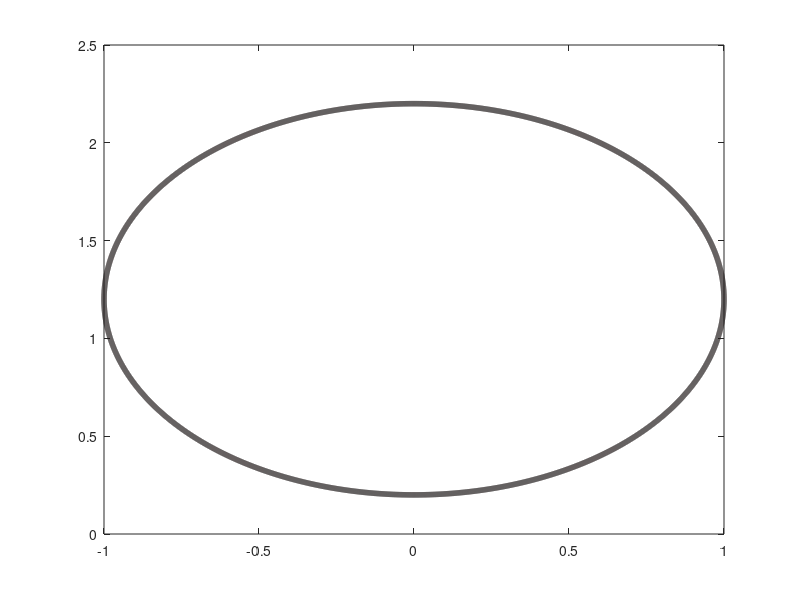

MATLAB code to generate this figure: (Note: this script raises an error after producing the figure.)

close all; clear all;
addpath(fullfile(pwd, "..", "simulation_code"));
curr = pwd;
p = fullfile(pwd, "..", "D50Quant100", "rho1000sigma7220nu98muair0", "RhoS1000SigmaS7220", "R0350mm", "ImpDefCornerAng180U39", "N=20tol=5.00e-05"); % uigetdir();
cd(p);

saving = true;
% global errored
% errored = ~isfile('z.mat');
% try
% 
%     load('ProblemConditions.mat'); NN = N;
%     disp("Starting impact panel for the following parameters:");
%     fprintf("Re = %g\n", Re);
%     fprintf("We = %g\n", We);
%     fprintf("Fr = %g\n", Fr);
%     fprintf("U0 = %g cm/s\n", U0);
% catch
%     load('U0.mat');
%     load('Fr.mat');
%     disp("Couldn't find Problem Conditions");
% end
% load_vars('vz.mat'); Vo = abs(vz(1));
% 
% 
% try
%     load_vars('etas.mat');
%     etaMatPer = etas;
% catch
%     files = dir(fullfile(pwd, "etaMatPer*.mat"));
%     N = length(files);
%     etaAux = [];
%     for i = 1:N
%         load_vars(files(i).name);
%         etaAux = [etaAux, etaMatPer];
%     end
%     etaMatPer = etaAux;
% end
% load_vars('z.mat')
% load_vars('etaOri.mat')
% load_vars('tvec.mat')
% 
% load_vars('oscillation_amplitudes.mat');
% load_vars('pressure_amplitudes.mat');
% load_vars('numl.mat');
% Rv = zeros(1, size(oscillation_amplitudes, 2));
% for ii = 1:size(oscillation_amplitudes, 2)
%     Rv(ii) = zs_from_spherical(pi, oscillation_amplitudes(:, ii));
% end
% 
% %%
% 
% cd ..
% try
%     load('Ro.mat','Ro')%Sphere's radius in CGS
% catch
%     cd ..
%     load('Ro.mat','Ro')
% end
% cd ..
% load('rhoS.mat','rhoS')%Sphere density
% %load('sigmaS.mat')%Sphere's surface tension
% 
% cd ..
% load('rho.mat','rho')
% %load('sigma.mat','sigma')
% load('nu.mat','nu')
% load('muair.mat')
% load('g.mat','g') %gravitational constant
% 
% cd ..
% %load('D.mat')%Domain diameter in units of droplet radii
% %load('quant.mat')%number of dr's contained in an undeformed dropelt radius
% load('nr.mat','nr')
% load('dr.mat','dr')
% load('r.mat')
% load('zs.mat','zs')
% 
% %xplot = dr*(0:nr-1); save('xplot.mat','xplot')%I might remove or relocate this
% load('xplot.mat')
% cd(curr);
% %load('var.mat');
cd(p);


myFont = "Arial";
n=8000;
t=0:2*pi/n:2*pi;
r = ones(size(t)); 
x = r .* sin(t);
CENTER = 0.2;
y = r .* cos(t) + 1;
saving_figure = figure;
plot(x,y + CENTER,'Color', [.1 .08 .08] ,'LineWidth',4);
myax = gca; mypos = myax.Position;
axis equal
hold on
mylims = 1.95;
set(myax,'Xlim',[-mylims mylims],'Xtick',[],'Ytick',[]);
%set(myax, 'Ylim', [-1.4, -1.4+2*mylims]);

%S(t)
epsi = 1;
idx1 = floor((4-epsi)/8*n):floor((4+epsi)/8*n);
x1 = x(idx1);
y1 = y(idx1);
%plot(x1,y1-.02,'color',[.5, .5, .5], 'LineWidth', 2);%[0/256, 191/255, 255/255],'LineWidth',4)

%[xSt, ySt] = gca_to_Normalized(myax, [x1(end) + 0.02, x1(end) + 0.29], ...
%    [y1(1) - 0.28, y1(1)-0.30]);
%annotation('textarrow', xSt, ySt, 'HeadLength', 10, ...
%'HeadStyle', 'vback3', 'String', '$S(t)$', 'Interpreter', 'latex', ...
%'LineWidth', 1.5, 'FontSize', 14);
hold on


% Free surfaces (eta)
t2 = (-0.01):.01:mylims;
x2 = t2; %t2+x1(length(x1));
%y2 = y1(length(y1))+(1-exp(-t2/2.5))-.02;
ZERO = 0;

A = 0.5; k = 3; alpha = 1.5; omega = 0.5;
r = linspace(0, pi, length(x2));  % Radial distance
z =  -A * sin(k * r) .* (1-exp(-alpha * (r-0.5).^2)) .* (1-exp(-0.1 * r.^2));

cc = plot(x2,z,'color',[.5, .5, .5],'LineWidth',2);%free surfaces

%x3 = -x2;
plot(-x2,z,'color',[.5, .5, .5],'LineWidth',2)%free surfaces
hold on

% z = 0
plot([-x2(end) 0], [ZERO, ZERO], '--','color',[.8 .8 .8],'LineWidth',1);%free surfaces
aa = plot([x2(end) -0], [ZERO, ZERO], '--','color',[.8 .8 .8],'LineWidth',1);%free surfaces

% h(t)
%Centre mark

%plot([-val, val], [val+disloc, -val+disloc], 'k');
%plot([-val, val], [-val+disloc, val+disloc], 'k');

%plot([-0.02 -.15],[disloc disloc], 'Color', [.7 .7 .7], 'LineWidth', 1.1);%bottom measure transporter for h
[xht, yht] = gca_to_Normalized(myax, [sin(3*pi/4)*.99, ZERO], [(cos(3*pi/4)+1)*.99 + CENTER, ZERO+1+CENTER]);
annotation('doublearrow',xht, yht, ...
    'Head1Length', 9, 'Head2Length', 0, ...
    'Head1Style', 'vback3', 'Head2Style', 'vback3' ,'Linewidth',1 )
text(sin(3*pi/4)*0.27, .5+CENTER, "$R_d$", ...
    'Fontsize', 20, 'FontName', myFont, 'interpreter', 'latex')


% Define coordinates for the two semi-axes (using annotation)
[xht1, yht1] = gca_to_Normalized(myax, [sin(0)*.99, ZERO], [(cos(0)+1)*.99 + CENTER, ZERO+1+CENTER]);
annotation('doublearrow', xht1, yht1, 'Head1Length', 0, 'Head2Length', 0, ...
    'Head1Style', 'vback3', 'Linewidth', .75);

[xht2, yht2] = gca_to_Normalized(myax, [sin(pi/4)*.99, ZERO], [(cos(pi/4)+1)*.99 + CENTER, ZERO+1+CENTER]);
annotation('doublearrow', xht2, yht2, 'Head1Length', 7, 'Head2Length', 0, ...
    'Head1Style', 'vback3', 'Linewidth', 1);

% Plot angle arc using annotation for the angle (phi)
theta = linspace(0, pi/4, 20);
x_arc = 0.15*sin(theta);
y_arc = 0.15*cos(theta) + 1 + CENTER;
plot(x_arc, y_arc, 'k', 'LineWidth', 1.5);

% Text annotation for the angle \varphi
text(ZERO +.05, ZERO + 1 + CENTER + 0.25, '$\theta$', 'FontSize', 20, 'Interpreter', 'latex');
text(sin(pi/4)*.50, (cos(pi/4)+1)*.85, "$\xi'(t, \theta)$", 'FontSize', 16, 'Interpreter', 'latex');
%annotation('doublearrow', x_arc(end-1:end), y_arc(end-1:end), 'Head1Length', 9, 'Head2Length', 0, ...
%   'Head1Style', 'vback3', 'Linewidth', .75);
%r_c(t)
%plot([0 0],[0.07 0.16],'Color', [.7 .7 .7], 'LineWidth', 1.1);%bottom measure transporter for r_c(t)
%[xrct, yrct] = gca_to_Normalized(myax, [0.01 -x1(end)-0.02], [.1,  .1]);
%annotation('doublearrow',xrct, yrct, ...
%    'Head1Length', 0, 'Head2Length', 7, ...
%    'Head1Style', 'vback3', 'Head2Style', 'vback3' ,'Linewidth',1 );
%[Xproyrct, Yproyrct] = gca_to_Normalized(myax, [-x1(end), -x1(end)] ...
%    , [.16, ZERO+0.07]);
%annotation('arrow', Xproyrct, Yproyrct, 'Color', [.7 .7 .7], ...
%    'HeadLength', 15, 'HeadStyle', 'none', 'LineWidth', 1.5);

%text(-x1(end)/3, .2, "$r_c(t)$", ...
%    'Fontsize', 14, 'FontName', myFont, 'interpreter', 'latex');

% C(t)
%Ct = plot([x1(1)+.01, -x1(1)-0.01], [y1(1)-.05, y1(1)-.05], 'LineStyle', 'none', ...
%    'Marker', 's', 'LineWidth', 1.5, 'Color', [.2 .2 .2], ...
%    'MarkerSize', 13);

% L(t)
%Lt = plot([x1(1)+.01, -x1(1)-0.01], [ZERO, ZERO], 'LineStyle', 'none', ...
%    'Marker', '^', 'LineWidth', 1.1, 'Color', [.2 .2 .2], ...
%    'MarkerSize', 8);

% x, z axis
[xht, yht] = gca_to_Normalized(myax, [ZERO ZERO], [ZERO, 0.15]);
annotation('arrow',xht, yht, ...
    'HeadLength', 7, 'HeadStyle', 'vback3','Linewidth', 2.5)
text(.04, 0.092, "$z'$", ...
    'Fontsize', 16, 'FontName', myFont, 'interpreter', 'latex')

[xht, yht] = gca_to_Normalized(myax, [ZERO ZERO+0.15], [ZERO, ZERO]);
annotation('arrow',xht, yht, ...
    'HeadLength', 7, 'HeadStyle', 'vback3','Linewidth', 2)
text(0.04, -0.1, "$r'$", ...
    'Fontsize', 16, 'FontName', myFont, 'interpreter', 'latex')


% FLuid properties
text(-1.34, -0.2, "$(\sigma, \rho, \nu)$", ...
    'Fontsize', 20, 'FontName', myFont, 'interpreter', 'latex')
text(-0.84, 0.9, "$(\sigma_d, \rho_d, \nu_d)$", ...
    'Fontsize', 20, 'FontName', myFont, 'interpreter', 'latex')



legend([cc, aa], ["Free surface", "$z = 0$"], ...
    'FontSize', 16,  'interpreter', 'latex', 'AutoUpdate', 'off');
%legend([Ct, Lt, aa], ["$C(t)$", "$L(t)$", "$z = 0$"], ...
%    'FontSize', 11,  'interpreter', 'latex', 'AutoUpdate', 'off');
cd(curr);

if saving == true
    saveas(saving_figure, "../../0_data/manual/schematics2", 'fig');
    print(saving_figure, '-depsc', '-r300', "../../0_data/manual/schematics2.eps");
end

function [X, Y] = gca_to_Normalized(ca, xs, ys)
    % (xs(i), ys(i)) represents a point. For annotation function, xs(1),
    % ys(1) represent the initial point of the annotation and xs(2), ys(2)
    % the final point. 
    pos = ca.Position;
    xLims = ca.XLim;
    yLims = ca.YLim;
    X = zeros(size(xs));
    Y = zeros(size(ys));
    for i = 1:length(xs)
       pctX = (xs(i) - xLims(1))/(xLims(2) - xLims(1)); 
       pctY = (ys(i) - yLims(1))/(yLims(2) - yLims(1));
       
       X(i) = pos(1) + pctX * pos(3);
       Y(i) = pos(2) + pctY * pos(4);
    end
end

function load_vars(str)
    global errored
    
    if errored == true
        str = "errored_" + str; 
    end
    
    vars = load(str);
    fn = fieldnames(vars);
    for ii = 1:length(fn)
        assignin('caller', fn{ii}, vars.(fn{ii}));
    end
    
end
